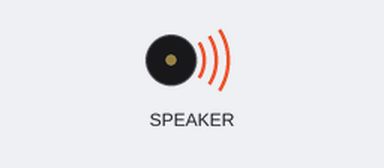
Simulated run of this program. Board: Raspberry Pi Pico running CircuitPython. Shown: buzzer (waves = sounding). Audio playback is drawn as a buzzer.

Above: at 0.5 s.
At 5.0 s:
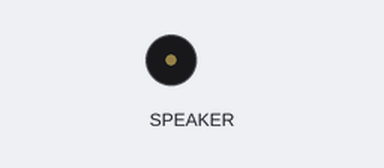
Timing chart, 0 to 6.9 s (numbered marks = the images above):
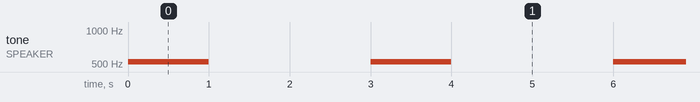

Measured:
- by itself, tone on SPEAKER: alternates 523 Hz for 1.0 s and silent for 2.0 s

The program:

synthio-basic.py
```python
# Synthio Demo
# https://learn.adafruit.com/audio-synthesis-with-circuitpython-synthio/simple-synthio-examples
# Pi Pico W using CircuitPython

import time # type: ignore
import board # type: ignore
import synthio # type: ignore
import audiomixer # type: ignore

# Initialize audio output (pins vary by board)
# for PWM audio with an RC filter
import audiopwmio # type: ignore
audio = audiopwmio.PWMAudioOut(board.GP15)

# Create a synthesizer object
synth = synthio.Synthesizer(sample_rate=44100)

# Start playing the synth
audio.play(synth)


# Play a note
# while True:
#     synth.press(65)  # midi note 65 = F4
#     time.sleep(0.5)
#     synth.release(65)  # release the note we pressed
#     time.sleep(2)

# Play a chord
while True:
    synth.press((65, 69, 72))  # midi note 65 = F4
    time.sleep(1)
    synth.release((65, 69, 72))  # release the note we pressed
    time.sleep(2)
```
